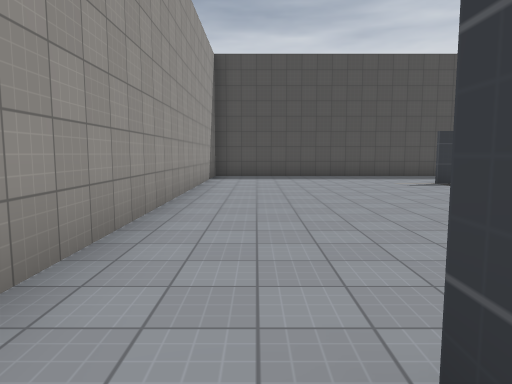
view 1 (above)

16 first-person views from a walk through a 3-D level made in the Godot game engine. The camera is 1.5 m above the floor, tilts 6° down and sees 70° across. The floor is counted in squares, 2 m on a side. Each view is taken from the middle of a square. On the plan, view 1 faces up. The plan holds only what a view shows up to about 11 squares ahead; the rest is blank. The place goes on beyond the plan. Surface patterns are stand-ins for the level's own textures.

view 2
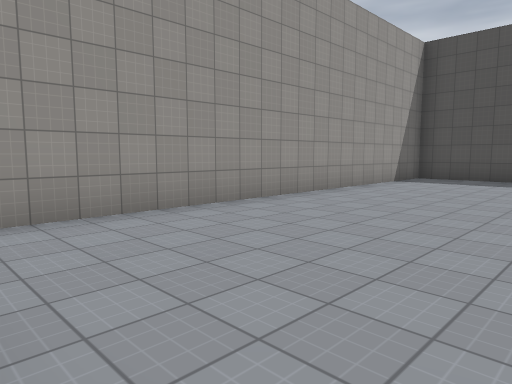

view 3
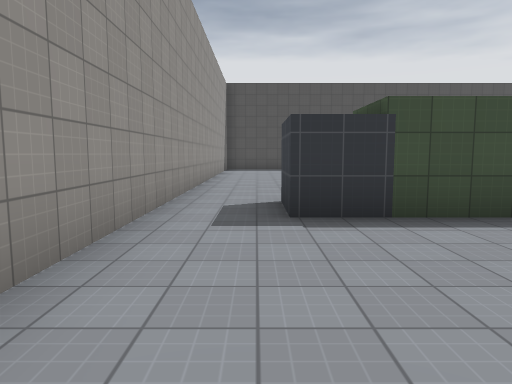

view 4
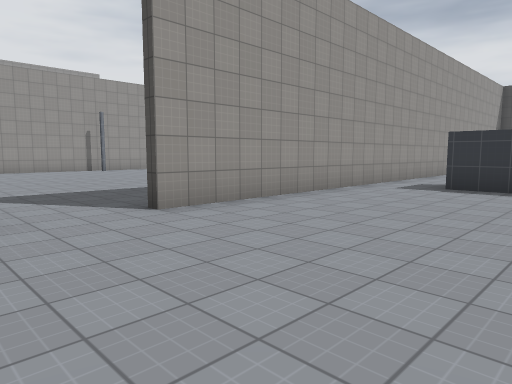

view 5
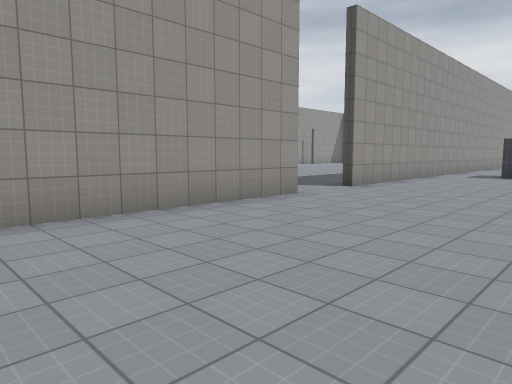

view 6
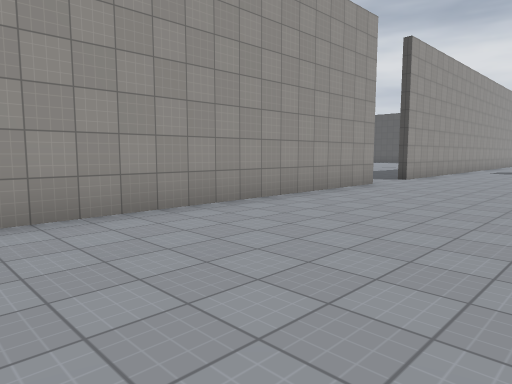

view 7
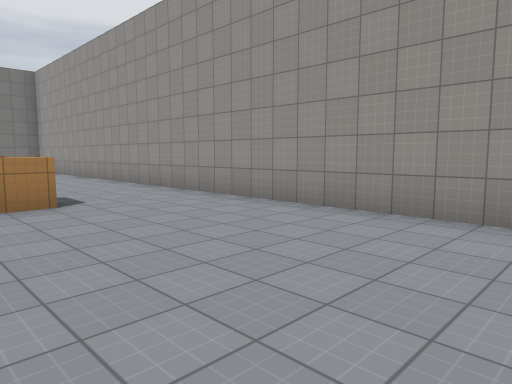

view 8
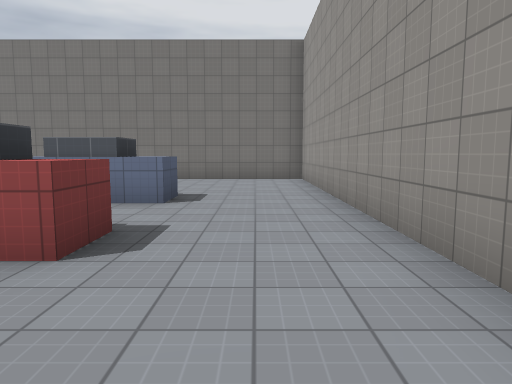

view 9
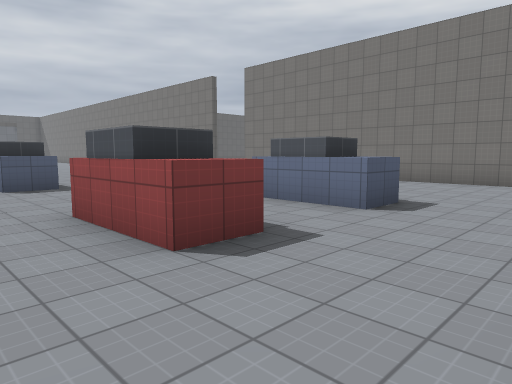

view 10
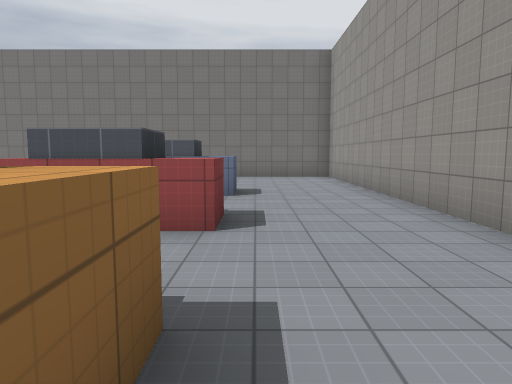

view 11
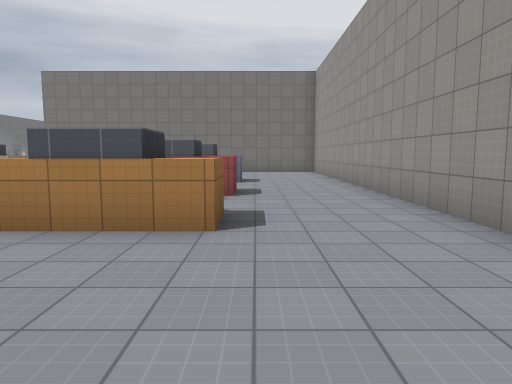

view 12
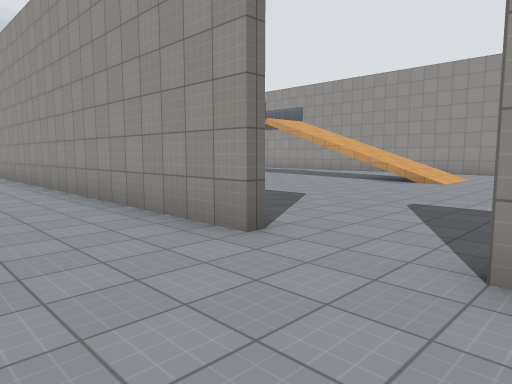

view 13
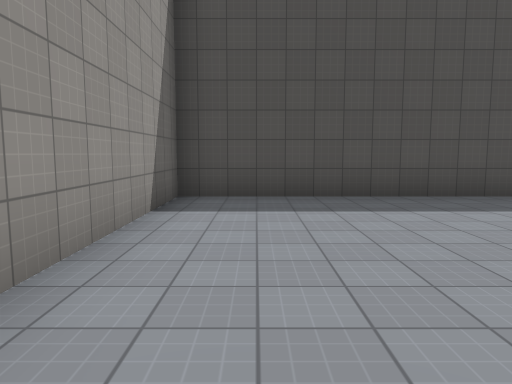

view 14
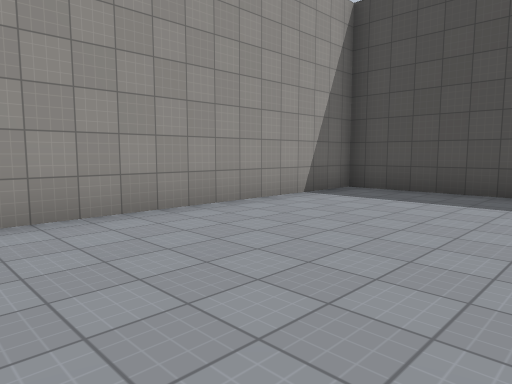

view 15
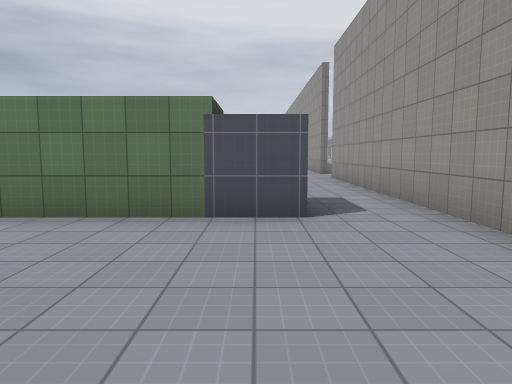

view 16
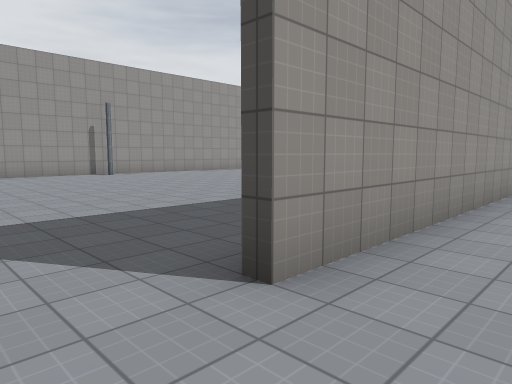

### Floor plan
Points are (right, up) in squares from view 1. A wall is a line through its corners. A room is listed if a view was taken in it or the views show most of it. See-through windows are left out.
Room 1 (views 1, 3, 4, 5, 6, 7, 8, 9, 10, 11, 12, 16)
walls: (-1.4, -18.4) (-1.4, -29.9) (3.5, -29.9); (1.4, -19.5) (1.4, -18.5) (3.5, -18.5); (2.1, -19.5) (2.1, -18.5); (-1.4, -8.4) (-1.4, -16.5); (1.4, -22.5) (1.4, -21.5) (3.5, -21.5); (2.1, -22.5) (2.1, -21.5); (1.4, -25.5) (1.4, -24.5) (3.5, -24.5); (2.1, -25.5) (2.1, -24.5); (3, -0.7) (0.4, -0.7) (0.4, 0.8); (-1.4, 0.5) (-1.4, -6.5)
ways out: opening at (-0.5, 0) to room 2; opening at (-2, -7.5)
Room 2 (views 2, 13, 14, 15)
walls: (3.5, 12.4) (-1.4, 12.4) (-1.4, 0.5); (0.4, 0.8) (3.5, 0.8)
ways out: opening at (-0.5, 0) to room 1

Where each view was taken, in squares from view 1:
view 1: 0 up, 0 right, facing up
view 2: 1 up, 3 right, facing up-left
view 3: 5 down, 0 right, facing up
view 4: 9 down, 3 right, facing up-left
view 5: 14 down, 3 right, facing up-left
view 6: 17 down, 3 right, facing up-left
view 7: 13 down, 3 right, facing down-left
view 8: 19 down, 0 right, facing down
view 9: 20 down, 1 left, facing down-right
view 10: 18 down, 1 right, facing down
view 11: 15 down, 1 right, facing down
view 12: 6 down, 1 right, facing down-left
view 13: 6 up, 0 right, facing up
view 14: 5 up, 3 right, facing up-left
view 15: 5 up, 1 right, facing down
view 16: 8 down, 0 right, facing up-left
